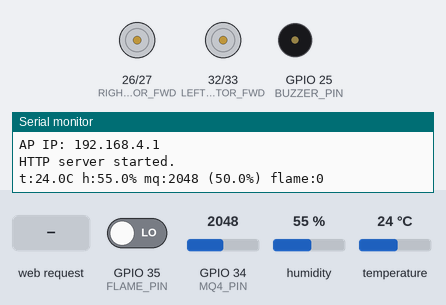
Bench run of a sketch on a simulated ESP32. Parts: motor-driver pin pairs drawn as motors (green arrow = first pin HIGH = forward, orange = second pin HIGH = backward, longer = more drive), buzzer (waves = sounding, pin HIGH), the last lines printed to the serial monitor. The test bench sets the inputs (shaded band); at power-on: GPIO 35 (FLAME_PIN) LOW, GPIO 34 (MQ4_PIN) = 2048, humidity 55 %, temperature 24 °C (analog values on the 0–4095 scale).

Above: at 1.4 s.
1.5 s: GPIO 35 (FLAME_PIN) driven HIGH
At 2.07 s:
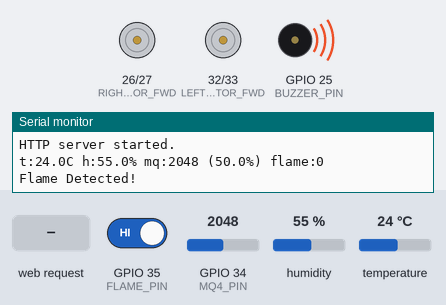
9.4 s: HTTP request GET /control?cmd=forward received
At 9.8 s:
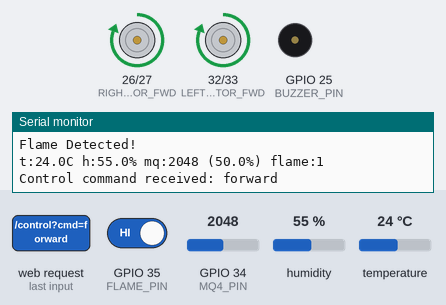
12.9 s: HTTP request GET /control?cmd=back received
At 13.15 s:
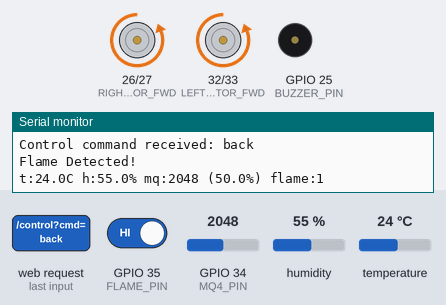
16.4 s: HTTP request GET /control?cmd=left received
At 16.65 s:
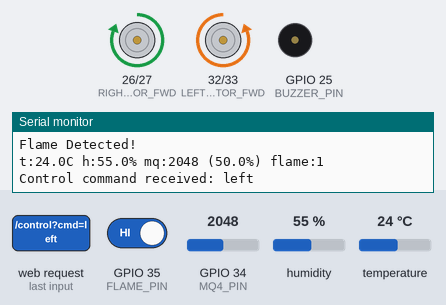
19.9 s: HTTP request GET /control?cmd=right received
At 20.15 s:
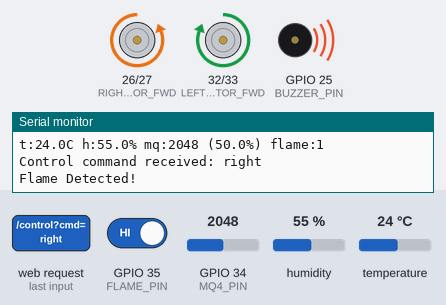
23.4 s: GPIO 35 (FLAME_PIN) driven LOW
At 24.2 s:
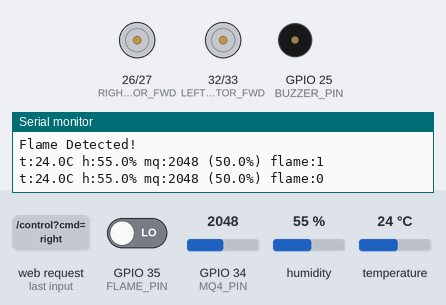
Timing chart, 0 to 25.9 s (numbered marks = the images above; inputs shaded):
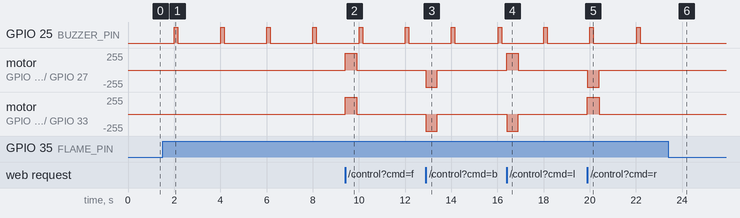

Measured:
- after the input at 1.5 s, GPIO 25 (BUZZER_PIN): alternates HIGH for 0.15 s and LOW for 1.8 s, starting after 0.50 s
- after the input at 9.4 s, motor on GPIO 26 (RIGHT_MOTOR_FWD) / GPIO 27 (RIGHT_MOTOR_REV), motor on GPIO 32 (LEFT_MOTOR_FWD) / GPIO 33 (LEFT_MOTOR_REV): stopped → forward 255/255 at once, → stopped 0.50 s later
- after the input at 12.9 s, motor on GPIO 26 (RIGHT_MOTOR_FWD) / GPIO 27 (RIGHT_MOTOR_REV), motor on GPIO 32 (LEFT_MOTOR_FWD) / GPIO 33 (LEFT_MOTOR_REV): stopped → backward 255/255 at once, → stopped 0.50 s later
- after the input at 16.4 s, motor on GPIO 26 (RIGHT_MOTOR_FWD) / GPIO 27 (RIGHT_MOTOR_REV): stopped → forward 255/255 at once, → stopped 0.50 s later; motor on GPIO 32 (LEFT_MOTOR_FWD) / GPIO 33 (LEFT_MOTOR_REV): stopped → backward 255/255 at once, → stopped 0.50 s later
- after the input at 19.9 s, motor on GPIO 26 (RIGHT_MOTOR_FWD) / GPIO 27 (RIGHT_MOTOR_REV): stopped → backward 255/255 at once, → stopped 0.50 s later; motor on GPIO 32 (LEFT_MOTOR_FWD) / GPIO 33 (LEFT_MOTOR_REV): stopped → forward 255/255 at once, → stopped 0.50 s later
- after the input at 23.4 s, GPIO 25 (BUZZER_PIN): stays LOW (without the input it goes to HIGH after 0.61 s)

The sketch:

FIRE_FIGHTER_ROBOT_7THSEM_wifi_captive.ino
```cpp
#include <WiFi.h>
#include <WebServer.h>
#include <DNSServer.h>
#include <DHT.h>

const char* AP_SSID = "FIRE-FIGHTER ROBOT";
const char* AP_PASS = "NMAMIT2026"; // NOTE: ESP32 requires >=8 chars for WPA2. Code will fall back to open AP if too short.

const byte DNS_PORT = 53;
DNSServer dnsServer;
WebServer server(80);

// Sensor pins
#define DHTPIN 14
#define DHTTYPE DHT11
#define MQ4_PIN 34
#define FLAME_PIN 35
#define BUZZER_PIN 25

// Motor pins (adjust if needed)
const int LEFT_MOTOR_FWD  = 32;
const int LEFT_MOTOR_REV  = 33;
const int RIGHT_MOTOR_FWD = 26;
const int RIGHT_MOTOR_REV = 27;

// History buffer
const int HISTORY_SIZE = 120;
struct Sample {
  unsigned long t;   // relative millis timestamp
  float temp;
  float hum;
  int mq_adc;
  float mq_percent;
  bool flame;
};
Sample history[HISTORY_SIZE];
int histIndex = 0;
int histCount = 0;

DHT dht(DHTPIN, DHTTYPE);

unsigned long lastSampleMillis = 0;
const unsigned long SAMPLE_INTERVAL = 1000;
unsigned long lastBuzzerMillis = 0;
const unsigned long BUZZER_MIN_INTERVAL = 1000;

const bool ACTIVE_LOW_FLAME = false;  // set true if flame sensor outputs LOW on flame detection
const unsigned long MOVE_TIMEOUT = 500; // ms auto motor pulse length

bool moving = false;
unsigned long moveStartMillis = 0;

void pushSample(float t, float h, int mqraw, bool flame) {
  Sample &s = history[histIndex];
  s.t = millis();
  s.temp = t;
  s.hum = h;
  s.mq_adc = mqraw;
  s.mq_percent = mqraw * 100.0 / 4095.0;
  s.flame = flame;
  histIndex = (histIndex + 1) % HISTORY_SIZE;
  if (histCount < HISTORY_SIZE) histCount++;
}

// Motor control helpers
void stopMotors() {
  digitalWrite(LEFT_MOTOR_FWD, LOW);
  digitalWrite(LEFT_MOTOR_REV, LOW);
  digitalWrite(RIGHT_MOTOR_FWD, LOW);
  digitalWrite(RIGHT_MOTOR_REV, LOW);
  moving = false;
}

void moveForward() {
  digitalWrite(LEFT_MOTOR_FWD, HIGH);
  digitalWrite(LEFT_MOTOR_REV, LOW);
  digitalWrite(RIGHT_MOTOR_FWD, HIGH);
  digitalWrite(RIGHT_MOTOR_REV, LOW);
  moving = true;
  moveStartMillis = millis();
}

void moveBackward() {
  digitalWrite(LEFT_MOTOR_FWD, LOW);
  digitalWrite(LEFT_MOTOR_REV, HIGH);
  digitalWrite(RIGHT_MOTOR_FWD, LOW);
  digitalWrite(RIGHT_MOTOR_REV, HIGH);
  moving = true;
  moveStartMillis = millis();
}

void turnLeft() {
  digitalWrite(LEFT_MOTOR_FWD, LOW);
  digitalWrite(LEFT_MOTOR_REV, HIGH);
  digitalWrite(RIGHT_MOTOR_FWD, HIGH);
  digitalWrite(RIGHT_MOTOR_REV, LOW);
  moving = true;
  moveStartMillis = millis();
}

void turnRight() {
  digitalWrite(LEFT_MOTOR_FWD, HIGH);
  digitalWrite(LEFT_MOTOR_REV, LOW);
  digitalWrite(RIGHT_MOTOR_FWD, LOW);
  digitalWrite(RIGHT_MOTOR_REV, HIGH);
  moving = true;
  moveStartMillis = millis();
}

// Web pages go here, each return String with HTML + CSS + JS as needed
String pageRoot() {
  return R"rawliteral(
<!doctype html>
<html><head>
<meta charset="utf-8"><meta name="viewport" content="width=device-width,initial-scale=1">
<title>Fire-Fighter Robo Conntroller</title>
<style>
  :root{--accent:#2563eb;--muted:#9aa4b2;}
  html,body{height:100%;margin:0}
  body { font-family: system-ui, -apple-system, "Segoe UI", Roboto, Helvetica, Arial; background: linear-gradient(180deg,#071024,#0a1a2b); color: #e6eef6; padding: 14px; box-sizing: border-box; }
  .wrap { max-width: 980px; margin: 0 auto; }
  .card { background: rgba(255,255,255,0.02); padding: 16px; border-radius: 12px; }
  .header { display:flex; justify-content:space-between; align-items:center; gap:12px; flex-wrap:wrap;}
  .grid { display:grid; grid-template-columns:repeat(auto-fit,minmax(140px,1fr)); gap:12px; margin-top:12px; }
  .stat { background: rgba(255,255,255,0.01); padding: 10px; border-radius: 8px; }
  .label { font-size: 12px; color: var(--muted); }
  .value { font-size: 20px; font-weight: 700; margin-top: 4px; }
  #flame.value { color: #5eead4; }
  .controls { margin-top: 14px;}
  .ctrl-btn {
    background: var(--accent);
    color: white;
    border:none;
    padding: 12px 24px;
    border-radius: 12px;
    font-weight: 700;
    cursor: pointer;
    font-size: 16px;
    transition: background-color 0.3s ease, transform 0.2s ease;
  }
  .ctrl-btn:hover {
    background-color: #1d4ed8;
    transform: scale(1.05);
  }
  pre { background: rgba(0,0,0,0.16); padding: 10px; border-radius: 8px; color: #cfe6ff; margin-top: 12px; overflow-x:auto; max-height: 240px; }
  /* Intro overlay */
  #introOverlay {
    position: fixed; left: 0; top:0; width: 100%; height:100%; z-index: 9999;
    display: flex; align-items: center; justify-content: center; background: linear-gradient(180deg,rgba(2,6,23,0.95),rgba(2,6,23,0.98));
    color:#fff; flex-direction: column; padding: 20px; box-sizing: border-box;
  }
  .loader-box { background: rgba(255,255,255,0.02); padding: 22px; border-radius: 12px; text-align: center; max-width: 720px; }
  .title { font-size: 28px; font-weight: 800; margin-bottom: 6px; }
  .dev { font-size: 14px; color: #9aa4b2; margin-top: 6px; }
  .spinner {
    width: 56px; height: 56px; border-radius: 50%; border: 6px solid rgba(255,255,255,0.08);
    border-top-color: #ff6b6b; animation: spin 1s linear infinite; margin: 12px auto;
  }
  @keyframes spin { to { transform: rotate(360deg); } }
  .fadeOut {
    animation: fadeOutAnim 0.6s ease both;
  }
  @keyframes fadeOutAnim { to { opacity:0; visibility:hidden; transform: scale(0.98); } }
</style>
</head>
<body>

<!-- Intro overlay -->
<div id="introOverlay">
  <div class="loader-box">
    <div class="title">Fire fighter Robot</div>
    <div style="font-weight:700">DEVELOPED BY</div>
    <div class="dev">ROHAN T KINI - NNM22CS187</div>
    <div class="dev">SPOORTHI S KOTIAN - NNM22CS178</div>
    <div class="spinner"></div>
    <div style="color:#9aa4b2;margin-top:8px">Loading portal — please wait</div>
  </div>
</div>

<div class="wrap" id="mainContent" style="visibility:hidden">
  <div class="card">
    <div class="header">
      <div>
        <h2 style="margin:0">Welcome to FF Portal</h2>
        <div style="color:var(--muted);margin-top:6px">SoftAP: <b>)rawliteral" + String(AP_SSID) + R"rawliteral(</b></div>
      </div>
      <div style="text-align:left">
        <div style="color:var(--muted)">Controller    •    Details</div>
        <div style="margin-top:8px">
          <button id="btnControls" class="ctrl-btn">Controls</button>
          <button id="btnDetails" class="ctrl-btn" style="margin-left:8px">See Details</button>
        </div>
      </div>
    </div>

    <div class="grid" style="margin-top:14px">
      <div class="stat"><div class="label">Temperature</div><div id="temp" class="value">-- °C</div></div>
      <div class="stat"><div class="label">Humidity</div><div id="hum" class="value">-- %</div></div>
      <div class="stat"><div class="label">CNG (MQ-4 %)</div><div id="mq" class="value">-- %</div></div>
      <div class="stat"><div class="label">Flame</div><div id="flame" class="value" style="color:#5eead4">No Flame</div></div>
    </div>

    <div class="controls" style="margin-top:14px">
      <div style="flex:1"></div>
      <div class="small">Use the <b>Controls</b> button to open the gamepad-style control page.</div>
    </div>

    <pre id="raw">Waiting for data...</pre>
  </div>
</div>

<script>
// Show intro then fade and show content
window.addEventListener('load', ()=>{
  const overlay = document.getElementById('introOverlay');
  const main = document.getElementById('mainContent');
  setTimeout(()=>{
    overlay.classList.add('fadeOut');
    setTimeout(()=>{
      overlay.style.display = 'none';
      main.style.visibility = 'visible';
    }, 620);
  }, 5000);
});

document.addEventListener('DOMContentLoaded', ()=>{
  document.getElementById('btnControls').onclick = ()=> location.href = '/controls';
  document.getElementById('btnDetails').onclick = ()=> location.href = '/details';
});

async function updateSummary(){
  try {
    const r = await fetch('/sensor');
    const j = await r.json();
    if (!j.ok)
      return;
    document.getElementById('temp').innerText = j.temperature.toFixed(1) + ' °C';
    document.getElementById('hum').innerText = j.humidity.toFixed(1) + ' %';
    document.getElementById('mq').innerText = j.mq_percent.toFixed(1) + ' %';
    document.getElementById('flame').innerText = j.flame ? 'Flame Detected!' : 'No Flame';
    document.getElementById('flame').style.color = j.flame ? '#ff6b6b' : '#5eead4';
    document.getElementById('raw').innerText = JSON.stringify(j,null,2);
  } catch(e) {
    document.getElementById('raw').innerText = 'Error: '+ e;
  }
}
setInterval(updateSummary, 1000);
updateSummary();
</script>

</body></html>
)rawliteral";
}

// ---- UPDATED Controls page: improved alignment, spacing, responsive ----
String pageControls() {
  return R"rawliteral(
<!doctype html>
<html>
<head>
<meta charset="utf-8">
<meta name="viewport" content="width=device-width,initial-scale=1">
<title>Controls</title>
<style>
  :root{--bg:#071526;--card:#0b2230;--accent:#2563eb;--danger:#ff3b30}
  html,body{height:100%;margin:0}
  body{font-family:system-ui, -apple-system, "Segoe UI", Roboto, Helvetica, Arial; background:var(--bg); color:#e6eef6; display:flex; align-items:center; justify-content:center; padding:16px; box-sizing:border-box;}
  .card{background:linear-gradient(180deg, rgba(255,255,255,0.01), rgba(255,255,255,0.005)); padding:22px; border-radius:14px; width:100%; max-width:520px; box-shadow:0 12px 30px rgba(0,0,0,0.45);}
  .top{display:flex;justify-content:space-between;align-items:center}
  h3{margin:0;font-size:20px}
  .grid-wrap{display:flex;flex-direction:column;align-items:center;gap:18px;margin-top:18px}
  .row{display:flex;gap:18px;align-items:center;justify-content:center;width:100%}
  .big-btn{background:var(--accent);color:white;border:none;padding:18px 24px;border-radius:12px;font-weight:800;font-size:20px;cursor:pointer;min-width:120px;box-shadow:0 8px 18px rgba(37,99,235,0.18)}
  .big-btn:active{transform:translateY(2px)}
  .fire{background:var(--danger);box-shadow:0 8px 18px rgba(255,59,48,0.18)}
  .hint{color:#9aa4b2;font-size:13px;text-align:center;margin-top:12px}
  /* Responsive: on small screens stack into a single column */
  @media (max-width:460px){
    .row{flex-direction:row;gap:12px}
    .big-btn{min-width:72px;padding:14px 14px;font-size:18px}
    .grid-wrap{gap:12px}
  }
  /* blue small back button style */
  .small-back { background: var(--accent); color: #fff; border:none; padding:8px 12px; border-radius:10px; font-weight:700; cursor:pointer; box-shadow:0 6px 14px rgba(37,99,235,0.15); }
</style>
</head>
<body>
  <div class="card" role="main" aria-label="Controls">
    <div class="top">
      <div><h3>Controls</h3><div style="color:#9aa4b2;font-size:13px">Gamepad-style controls</div></div>
      <div><button class="small-back" onclick="location.href='/'">Back</button></div>
    </div>

    <div class="grid-wrap">
      <!-- Forward centered -->
      <div class="row" style="margin-top:6px;">
        <button id="btnForward" class="big-btn" aria-label="Forward">↑</button>
      </div>

      <!-- Left | Fire | Right -->
      <div class="row" style="margin-top:6px;">
        <button id="btnLeft" class="big-btn" aria-label="Left">←</button>
        <button id="btnFire" class="big-btn fire" aria-label="Fire">FIRE</button>
        <button id="btnRight" class="big-btn" aria-label="Right">→</button>
      </div>

      <!-- Back centered -->
      <div class="row" style="margin-bottom:6px;">
        <button id="btnBack" class="big-btn"  aria-label="Back">↓</button>
      </div>

      <div class="hint">Use keyboard arrows for movement. Press Space to fire.</div>
    </div>
  </div>

<script>
  async function sendControl(cmd){
    try {
      const res = await fetch('/control?cmd=' + encodeURIComponent(cmd));
      const j = await res.json();
      console.log('control', j);
    } catch(e) {
      console.warn('control error', e);
    }
  }

  document.getElementById('btnForward').onclick = () => sendControl('forward');
  document.getElementById('btnBack').onclick = () => sendControl('back');
  document.getElementById('btnLeft').onclick = () => sendControl('left');
  document.getElementById('btnRight').onclick = () => sendControl('right');
  document.getElementById('btnFire').onclick = () => sendControl('fire');

  // keyboard support
  window.addEventListener('keydown', (e)=>{
    if(e.repeat) return;
    if(e.key === 'ArrowUp') sendControl('forward');
    else if(e.key === 'ArrowDown') sendControl('back');
    else if(e.key === 'ArrowLeft') sendControl('left');
    else if(e.key === 'ArrowRight') sendControl('right');
    else if(e.code === 'Space') { e.preventDefault(); sendControl('fire'); }
  });
</script>

</body>
</html>
)rawliteral";
}

String pageDetails() {
  return R"rawliteral(
<!doctype html>
<html><head><meta charset="utf-8"><meta name="viewport" content="width=device-width,initial-scale=1">
<title>Details</title>
<style>
body{font-family:system-ui;background:#071024;color:#e6eef6;margin:0;padding:12px}
.card{max-width:1100px;margin:0 auto;background:rgba(255,255,255,0.01);padding:12px;border-radius:10px}
.btn{padding:8px 12px;border-radius:8px;border:none;background:#2563eb;color:white;cursor:pointer}
table{width:100%;border-collapse:collapse;margin-top:12px}
th,td{padding:8px;border-bottom:1px solid rgba(255,255,255,0.04);text-align:left}
th{color:#9aa4b2;font-size:13px}
.value-up{color:#16a34a;font-weight:700;margin-left:6px}
.value-down{color:#ef4444;font-weight:700;margin-left:6px}
.small{color:#9aa4b2;margin-top:8px}
</style>
</head>
<body>
<div class="card">
  <div style="display:flex;justify-content:space-between;align-items:center">
    <div><h3 style="margin:0">Sensor Details</h3><div class="small">Live table — ▲ increase, ▼ decrease</div></div>
    <div><button onclick="location.href='/'" class="btn">Back</button></div>
  </div>

  <table id="histTable"><thead><tr><th>Time</th><th>Temp (°C)</th><th>Hum (%)</th><th>CNG %</th><th>MQ ADC</th><th>Flame</th></tr></thead><tbody></tbody></table>
</div>

<script>
function compareArrow(prev, curr){
  if(prev===null || prev===undefined) return '';
  if(curr > prev) return '<span class="value-up">▲</span>';
  if(curr < prev) return '<span class="value-down">▼</span>';
  return '';
}

function renderTable(hist){
  const tbody = document.querySelector('#histTable tbody');
  tbody.innerHTML = '';
  for(let i=0;i<hist.length;i++){
    const row = hist[i];
    const prev = (i>0) ? hist[i-1] : null;
    const tr = document.createElement('tr');
    const time = new Date(Date.now() - (hist.length - 1 - i)*1000).toLocaleTimeString();
    tr.innerHTML = `
      <td>${time}</td>
      <td>${row.temp.toFixed(2)} ${compareArrow(prev?prev.temp:null,row.temp)}</td>
      <td>${row.hum.toFixed(2)} ${compareArrow(prev?prev.hum:null,row.hum)}</td>
      <td>${row.mq_percent.toFixed(2)} ${compareArrow(prev?prev.mq_percent:null,row.mq_percent)}</td>
      <td>${row.mq_adc}</td>
      <td>${row.flame ? '1' : '0'}</td>
    `;
    tbody.appendChild(tr);
  }
}

async function updateDetails(){
  try{
    const r = await fetch('/sensor');
    const j = await r.json();
    if(!j.ok) return;
    renderTable(j.history || []);
  }catch(e){
    console.warn(e);
  }
}
updateDetails();
setInterval(updateDetails, 1000);
</script>

</body></html>
)rawliteral";
}

// Handlers
void handleRoot() { server.send(200, "text/html", pageRoot()); }
void handleControls() { server.send(200, "text/html", pageControls()); }
void handleDetails() { server.send(200, "text/html", pageDetails()); }

// Control commands handler
void handleControl() {
  if (!server.hasArg("cmd")) {
    server.send(400, "application/json", "{\"ok\":false,\"error\":\"missing_cmd\"}");
    return;
  }
  String cmd = server.arg("cmd");
  cmd.toLowerCase();

  Serial.printf("Control command received: %s\n", cmd.c_str());

  if (cmd == "forward") moveForward();
  else if (cmd == "back") moveBackward();
  else if (cmd == "left") turnLeft();
  else if (cmd == "right") turnRight();
  else if (cmd == "stop") stopMotors();
  else if (cmd == "fire") {
    if (millis() - lastBuzzerMillis > BUZZER_MIN_INTERVAL) {
      digitalWrite(BUZZER_PIN, HIGH);
      delay(300);
      digitalWrite(BUZZER_PIN, LOW);
      lastBuzzerMillis = millis();
    }
  } else {
    server.send(400, "application/json", "{\"ok\":false,\"error\":\"unknown_cmd\"}");
    return;
  }
  server.send(200, "application/json", "{\"ok\":true,\"cmd\":\"" + cmd + "\"}");
}

// Sensor data JSON including history
void handleSensor() {
  if (histCount == 0) {
    server.send(200, "application/json", "{\"ok\":false,\"error\":\"no_data\"}");
    return;
  }
  int lastIdx = (histIndex - 1 + HISTORY_SIZE) % HISTORY_SIZE;
  Sample &s = history[lastIdx];

  String j = "{\"ok\":true,";
  j += "\"timestamp\":" + String(millis()) + ",";
  j += "\"temperature\":" + String(isnan(s.temp) ? 0.0 : s.temp, 2) + ",";
  j += "\"humidity\":" + String(isnan(s.hum) ? 0.0 : s.hum, 2) + ",";
  j += "\"mq_adc\":" + String(s.mq_adc) + ",";
  j += "\"mq_percent\":" + String(s.mq_percent, 2) + ",";
  j += "\"flame\":" + String(s.flame ? "true" : "false") + ",";
  j += "\"history\":[";
  int start = (histIndex - histCount + HISTORY_SIZE) % HISTORY_SIZE;
  for (int i = 0; i < histCount; ++i) {
    int idx = (start + i) % HISTORY_SIZE;
    Sample &h = history[idx];
    j += "{\"t\":" + String(h.t) + ",";
    j += "\"temp\":" + String(isnan(h.temp) ? 0.0 : h.temp, 2) + ",";
    j += "\"hum\":" + String(isnan(h.hum) ? 0.0 : h.hum, 2) + ",";
    j += "\"mq_percent\":" + String(h.mq_percent, 2) + ",";
    j += "\"mq_adc\":" + String(h.mq_adc) + ",";
    j += "\"flame\":" + String(h.flame ? "true" : "false") + "}";
    if (i < histCount - 1) j += ",";
  }
  j += "]}";
  server.send(200, "application/json", j);
}

// NotFound redirect to main page
void handleNotFound() {
  server.sendHeader("Location", "/");
  server.send(302, "text/plain", "");
}

void setup() {
  Serial.begin(115200);
  delay(200);

  // Sensor pins
  pinMode(FLAME_PIN, INPUT);
  pinMode(BUZZER_PIN, OUTPUT);
  digitalWrite(BUZZER_PIN, LOW);
  dht.begin();
  analogReadResolution(12);
  analogSetPinAttenuation(MQ4_PIN, ADC_11db);

  // Motor pins init
  pinMode(LEFT_MOTOR_FWD, OUTPUT);
  pinMode(LEFT_MOTOR_REV, OUTPUT);
  pinMode(RIGHT_MOTOR_FWD, OUTPUT);
  pinMode(RIGHT_MOTOR_REV, OUTPUT);
  stopMotors();

  // WiFi AP + captive DNS
  WiFi.mode(WIFI_AP);
  // start AP with password if long enough, else start open and warn
  if (strlen(AP_PASS) >= 8) {
    WiFi.softAP(AP_SSID, AP_PASS);
    Serial.printf("Started secured AP '%s' (WPA2)\n", AP_SSID);
  } else {
    WiFi.softAP(AP_SSID);
    Serial.printf("Started OPEN AP '%s' (password too short: using open). To secure, set AP_PASS >= 8 chars.\n", AP_SSID);
  }

  IPAddress apIP = WiFi.softAPIP();
  Serial.print("AP IP: "); Serial.println(apIP);
  dnsServer.start(DNS_PORT, "*", apIP);

  // HTTP routes
  server.on("/", HTTP_GET, handleRoot);
  server.on("/controls", HTTP_GET, handleControls);
  server.on("/details", HTTP_GET, handleDetails);
  server.on("/sensor", HTTP_GET, handleSensor);
  server.on("/control", HTTP_GET, handleControl);
  server.onNotFound(handleNotFound);

  server.begin();
  Serial.println("HTTP server started.");

  // Init history store
  for (int i = 0; i < HISTORY_SIZE; ++i) {
    history[i].t = 0;
    history[i].temp = NAN;
    history[i].hum = NAN;
    history[i].mq_adc = 0;
    history[i].mq_percent = 0;
    history[i].flame = false;
  }
}

void loop() {
  dnsServer.processNextRequest();
  server.handleClient();

  unsigned long now = millis();

  // Stop motors after timeout for safety
  if (moving && (now - moveStartMillis >= MOVE_TIMEOUT)) {
    stopMotors();
    Serial.println("Movement timeout — motors stopped.");
  }

  if (now - lastSampleMillis >= SAMPLE_INTERVAL) {
    lastSampleMillis = now;

    float h = dht.readHumidity();
    float t = dht.readTemperature();
    int mqraw = analogRead(MQ4_PIN);
    int flameRaw = digitalRead(FLAME_PIN);
    bool flameNow = ACTIVE_LOW_FLAME ? (flameRaw == LOW) : (flameRaw == HIGH);

    // Automatic buzzer on flame, rate-limited
    if (flameNow) {
      Serial.println("Flame Detected!");
      if (millis() - lastBuzzerMillis > BUZZER_MIN_INTERVAL) {
        digitalWrite(BUZZER_PIN, HIGH);
        delay(150);
        digitalWrite(BUZZER_PIN, LOW);
        lastBuzzerMillis = millis();
      }
    }

    pushSample(isnan(t) ? 0 : t,
               isnan(h) ? 0 : h,
               mqraw,
               flameNow);

    Serial.printf("t:%.1fC h:%.1f%% mq:%d (%.1f%%) flame:%d\n",
                  isnan(t) ? 0 : t,
                  isnan(h) ? 0 : h,
                  mqraw,
                  mqraw * 100.0 / 4095.0,
                  flameNow ? 1 : 0);
  }
}
```
